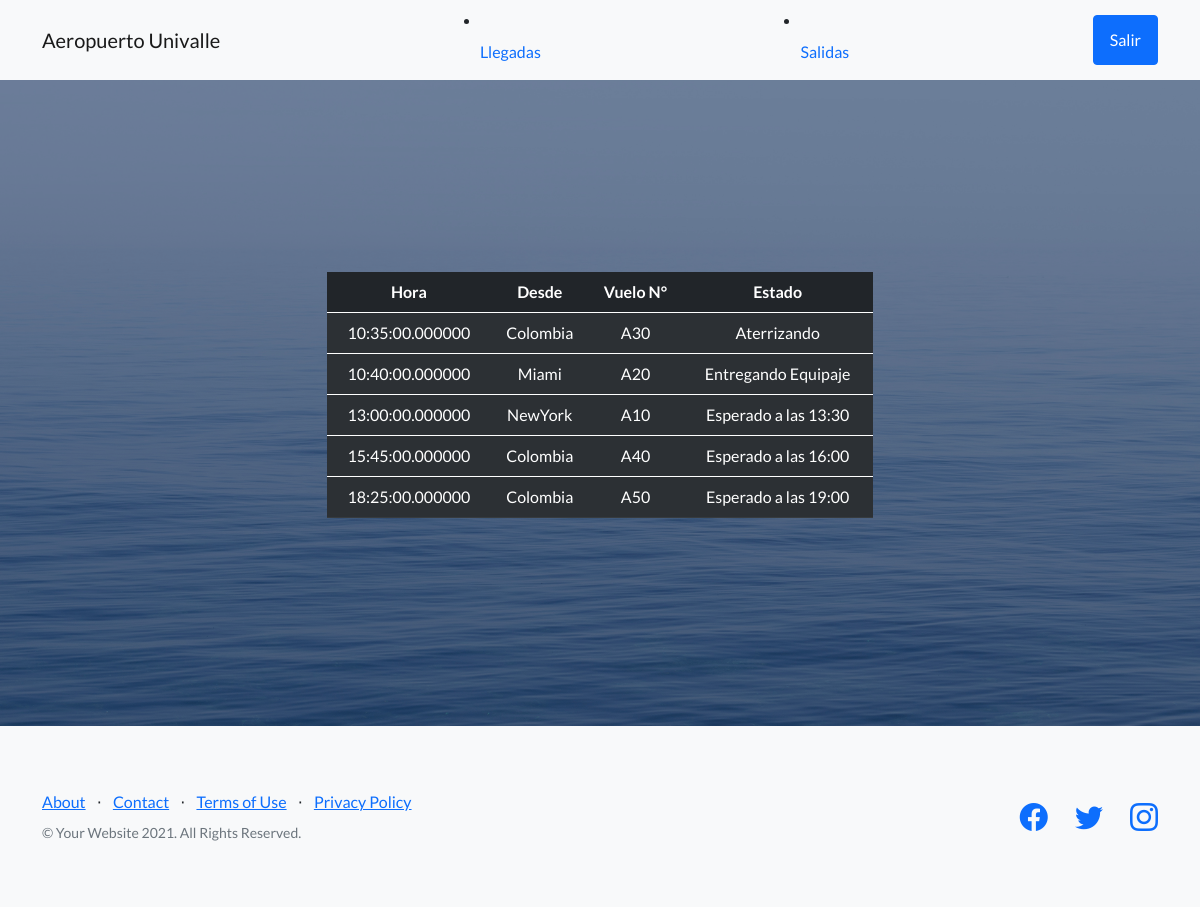
Screenshot of /llegadas.php with the database file from the repository.
### tables this page shows
CREATE TABLE `llegadas` (
  `hora` time(6) NOT NULL,
  `desde` varchar(100) NOT NULL,
  `vuelo_no` varchar(100) NOT NULL,
  `estado` varchar(100) NOT NULL
);

### llegadas.php (the view, shortened to what this page needs)
<?php
    $conexion=mysqli_connect("localhost","root","","aeropuerto_univalle");
?>
<!DOCTYPE html>
<html lang="en">
    <head>
        <link href="https://cdn.jsdelivr.net/npm/bootstrap-icons@1.5.0/font/bootstrap-icons.css" rel="stylesheet" type="text/css" />
        <link href="css/styles.css" rel="stylesheet" />
    </head>
    <body>
        <nav class="navbar navbar-light bg-light static-top">
            <div class="container">
                <a class="navbar-brand" href="home.php">Aeropuerto Univalle</a>
                <li class="nav-item active">
                <a class="nav-link" href="llegadas.php">Llegadas<span class="sr-only"></a>
                </li>
                <li class="nav-item">
                <a class="nav-link" href="salidas.php">Salidas</a>
                </li>
                <a class="btn btn-primary" href="index.php">Salir</a>
            </div>
        </nav>
        <header class="masthead">
            <div class="container position-relative">
                <div class="row justify-content-center">
                    <div class="col-xl-6">
                        <div class="text-center text-white">
                            <table class="table table-striped table-dark">
                                <thead>
                                    <tr>
                                    <th scope="col">Hora</th>
                                    <th scope="col">Desde</th>
                                    <th scope="col">Vuelo N°</th>
                                    <th scope="col">Estado</th>
                                    </tr>
                                    <?php
                                    $sql="SELECT * FROM llegadas";
                                    $result=mysqli_query($conexion,$sql);
                                    while($mostrar=mysqli_fetch_array($result)){
                                    ?>
                                </thead>
                                <tbody>
                                    <tr>
                                    <td><?php echo $mostrar['hora']?></td>
                                    <td><?php echo $mostrar['desde']?></td>
                                    <td><?php echo $mostrar['vuelo_no']?></td>
                                    <td><?php echo $mostrar['estado']?></td>
                                    </tr>
                                </tbody>
                                <?php
                                }
                                ?>
                            </table>
                        </div>
                    </div>
                </div>
            </div>
        </header>
        <footer class="footer bg-light">
            <div class="container">
                <div class="row">
                    <div class="col-lg-6 h-100 text-center text-lg-start my-auto">
                        <ul class="list-inline mb-2">
                            <li class="list-inline-item"><a href="#!">About</a></li>
                            <li class="list-inline-item">⋅</li>
                            <li class="list-inline-item"><a href="#!">Contact</a></li>
                            <li class="list-inline-item">⋅</li>
                            <li class="list-inline-item"><a href="#!">Terms of Use</a></li>
                            <li class="list-inline-item">⋅</li>
                            <li class="list-inline-item"><a href="#!">Privacy Policy</a></li>
                        </ul>
                        <p class="text-muted small mb-4 mb-lg-0">&copy; Your Website 2021. All Rights Reserved.</p>
                    </div>
                    <div class="col-lg-6 h-100 text-center text-lg-end my-auto">
                        <ul class="list-inline mb-0">
                            <li class="list-inline-item me-4">
                                <a href="#!"><i class="bi-facebook fs-3"></i></a>
                            </li>
                            <li class="list-inline-item me-4">
                                <a href="#!"><i class="bi-twitter fs-3"></i></a>
                            </li>
                            <li class="list-inline-item">
                                <a href="#!"><i class="bi-instagram fs-3"></i></a>
                            </li>
                        </ul>
                    </div>
                </div>
            </div>
        </footer>
    </body>
</html>

### rows the page displays
llegadas: hora "10:35:00.000000", desde "Colombia", vuelo_no "A30", estado "Aterrizando"
llegadas: hora "10:40:00.000000", desde "Miami", vuelo_no "A20", estado "Entregando Equipaje"
llegadas: hora "13:00:00.000000", desde "NewYork", vuelo_no "A10", estado "Esperado a las 13:30"
llegadas: hora "15:45:00.000000", desde "Colombia", vuelo_no "A40", estado "Esperado a las 16:00"
llegadas: hora "18:25:00.000000", desde "Colombia", vuelo_no "A50", estado "Esperado a las 19:00"
